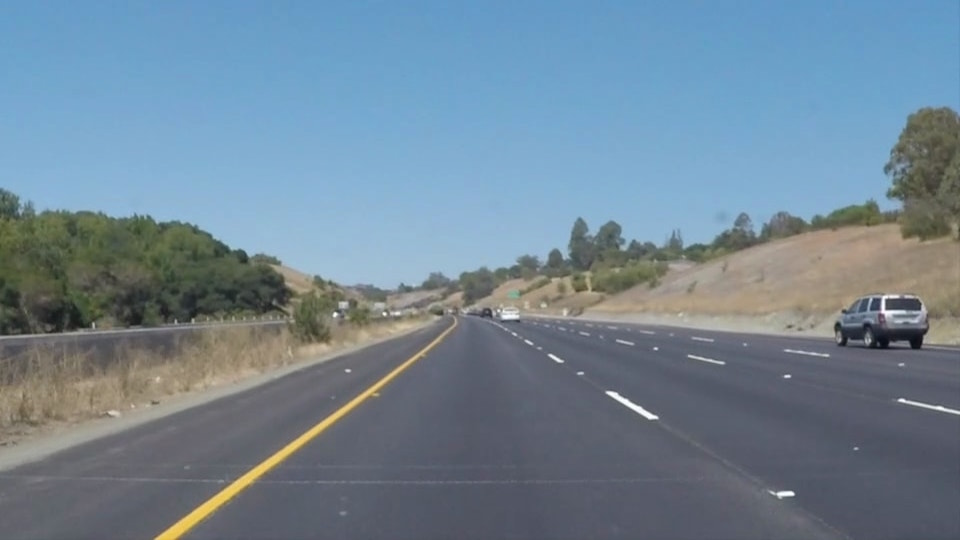
#> input picture Term1-Computer-Vision-Deep-Learning/P1-Lane-line-detection/test_images/solidYellowCurve.jpg, 960 x 540 px
$ jupyter execute --allow-errors Untitled.ipynb   (shell and % lines are left out)
#> lines starting #> are read from the running program, lines starting #| are printed output that depends on the picture; after the words box and inside, x2 and y2 are one past the last pixel; in counts of white or black regions, pixels touching at a corner belong together
[cell 1]
# Lane detection algorithm from scratch. should be a better way to debug and improve performance
import matplotlib.pyplot as plt
import matplotlib.image as mpimg
import numpy as np
import os
import cv2

[cell 2]
os.getcwd()

def region_of_interest(img, vertices):
    """
    Applies an image mask.

    Only keeps the region of the image defined by the polygon
    formed from `vertices`. The rest of the image is set to black.
    """
    #defining a blank mask to start with
    mask = np.zeros_like(img)

    #defining a 3 channel or 1 channel color to fill the mask with depending on the input image
    if len(img.shape) > 2:
        channel_count = img.shape[2]  # i.e. 3 or 4 depending on your image
        ignore_mask_color = (255,) * channel_count
    else:
        ignore_mask_color = 255

    #filling pixels inside the polygon defined by "vertices" with the fill color
    cv2.fillPoly(mask, vertices, ignore_mask_color)

    #returning the image only where mask pixels are nonzero
    masked_image = cv2.bitwise_and(img, mask)
    return masked_image
def hough_lines(img, rho, theta, threshold, min_line_len, max_line_gap):
    """
    `img` should be the output of a Canny transform.

    Returns an image with hough lines drawn.
    """
    lines = cv2.HoughLinesP(img, rho, theta, threshold, np.array([]), minLineLength=min_line_len, maxLineGap=max_line_gap)
    line_img = np.zeros((img.shape[0], img.shape[1], 3), dtype=np.uint8)
    draw_lines(line_img, lines)
    return line_img
def draw_lines(img, lines, color=[255, 0, 0], thickness=5):
    """
    NOTE: this is the function you might want to use as a starting point once you want to
    average/extrapolate the line segments you detect to map out the full
    extent of the lane (going from the result shown in raw-lines-example.mp4
    to that shown in P1_example.mp4).

    Think about things like separating line segments by their
    slope ((y2-y1)/(x2-x1)) to decide which segments are part of the left
    line vs. the right line.  Then, you can average the position of each of
    the lines and extrapolate to the top and bottom of the lane.

    This function draws `lines` with `color` and `thickness`.
    Lines are drawn on the image inplace (mutates the image).
    If you want to make the lines semi-transparent, think about combining
    this function with the weighted_img() function below
    """
    # first discern between the left and right lanes, divide the two
    # get the different lines and calculate out the coefficients ax + b =y
        # or use polyfit?
    # get an average line, redraw the lines?

    # For now, one of the working solutions is to just fit a line (deg = 1)
    # get points from when Y = image height, and to the point I indicate as a vertice
    # and draw a straight line between the two to "extrapolate" the line.
    left_lane_coord = [[],[]]
    right_lane_coord = [[],[]]
    # center_fov = image.shape[1]/2
    # Changing from a center point to slopes
    # TODO: fine tune parameters, for Hough,
    # TODO: detect outliers probably also using slope.
    # TODO:
    for line in lines:
        for x1,y1,x2,y2 in line:
            slope = ((y2-y1)/(x2-x1))
            if abs(slope) > 0.4:
                if slope < 0:
                    left_lane_coord[1].append(x1)
                    left_lane_coord[1].append(x2)
                    left_lane_coord[0].append(y1)
                    left_lane_coord[0].append(y2)
                else:
                    right_lane_coord[1].append(x1)
                    right_lane_coord[1].append(x2)
                    right_lane_coord[0].append(y1)
                    right_lane_coord[0].append(y2)
    # this is a stupid naive solution since its assuming all the lines will be straight lines..
    # there are bettere methods i can think of but for the time being this should provide a simple solution
    # potential solutions include comparing the accuracy of different fits with different degrees to determine the
    # most optimal polyfit.. etc. This will definitely not work for th
    left_lane = np.poly1d(np.polyfit(left_lane_coord[1],left_lane_coord[0],1))
    right_lane = np.poly1d(np.polyfit(right_lane_coord[1],right_lane_coord[0],1))
    min_left_x = (left_lane - image.shape[0]).r
    max_left_x = (left_lane - 340).r
    min_right_x = (right_lane - image.shape[0]).r
    max_right_x = (right_lane - 340).r
    # find the x value at y=350 for both lines which would be the x2,y2s,
    # and using x1 as 0, imshape[0], draw those 2 lines
    cv2.line(img, (min_left_x, int(left_lane(min_left_x)) ), (max_left_x, int(left_lane(max_left_x)) ), color, thickness)
    cv2.line(img, (max_right_x, int(right_lane(max_right_x)) ), (min_right_x, int(right_lane(min_right_x)) ), color, thickness)
def weighted_img(img, initial_img, α=0.8, β=1., λ=0.):
    """
    `img` is the output of the hough_lines(), An image with lines drawn on it.
    Should be a blank image (all black) with lines drawn on it.

    `initial_img` should be the image before any processing.

    The result image is computed as follows:

    initial_img * α + img * β + λ
    NOTE: initial_img and img must be the same shape!
    """
    return cv2.addWeighted(initial_img, α, img, β, λ)

[cell 3]
image = mpimg.imread('test_images/solidYellowCurve.jpg')
#> image is the input picture: shape (540, 960, 3); mean R, G, B 113, 133.4, 149
plt.imshow(image)

[cell 4]
#TODO: gray scale
gray = cv2.cvtColor(image, cv2.COLOR_RGB2GRAY)
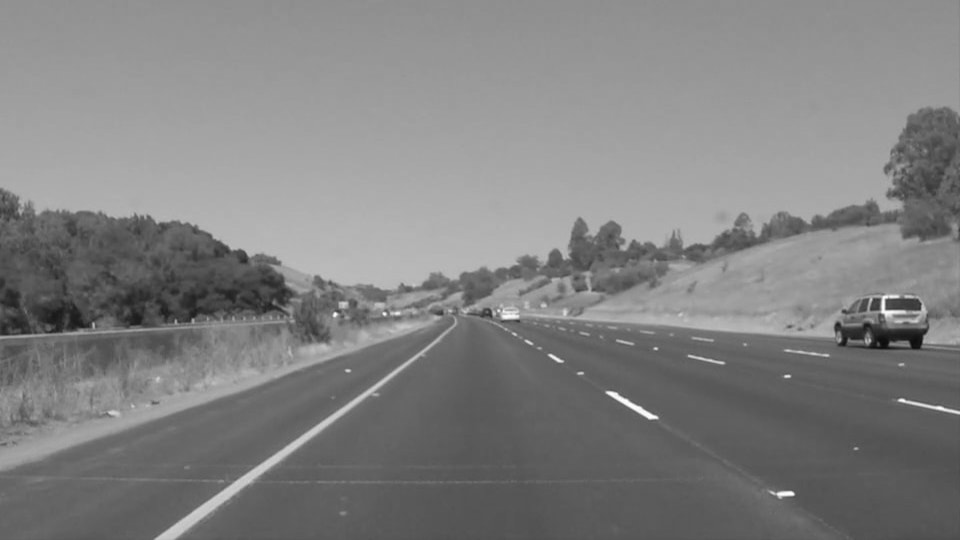
#> gray: shape (540, 960); min 11, max 254, mean 129.1
plt.imshow(gray)
print(gray[100][100])
#| 158
# # Display the image
# plt.imshow(color_select)

[cell 5]
height = image.shape[0]
#> height = 540
width = image.shape[1]
#> width = 960
# # Read in the image and print out some stats
# # Note: in the previous example we were reading a .jpg
# # Here we read a .png and convert to 0,255 bytescale
# image = (mpimg.imread('test.png')*255).astype('uint8')
# print('This image is: ',type(image),
#          'with dimensions:', image.shape)

# # Grab the x and y size and make a copy of the image
# ysize = image.shape[0]
# xsize = image.shape[1]
color_select = np.copy(gray)

# # Define color selection criteria

hsv_threshold =[180]

# # Do a boolean or with the "|" character to identify
# # pixels below the thresholds
thresholds = (gray[:,:] < hsv_threshold[0])
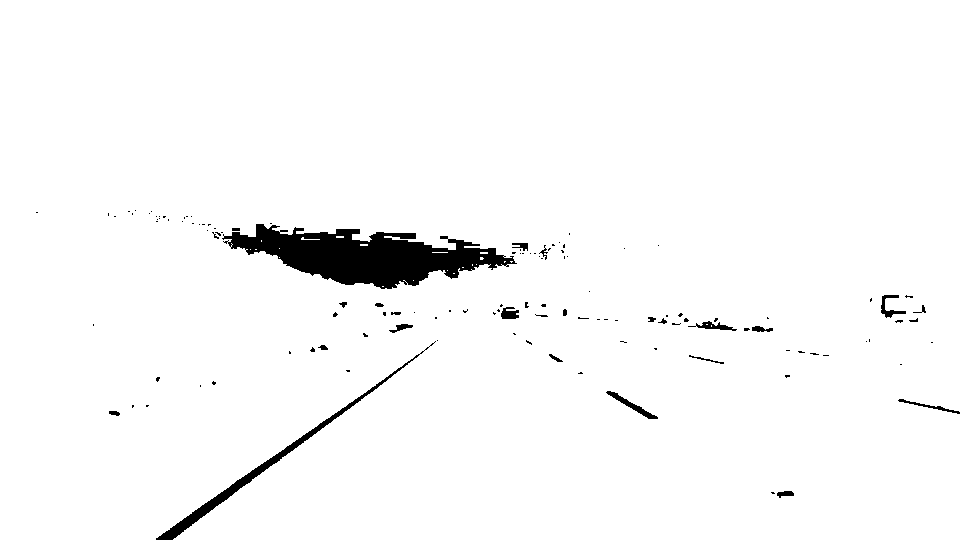
#> thresholds: shape (540, 960) bool; 97.3% white; 125 black regions (100 under 20 px), largest, box (x1, y1, x2, y2) and area: (222, 224, 517, 289) 9553, (156, 341, 436, 540) 1951, (606, 391, 658, 419) 284
color_select[thresholds] = [0]
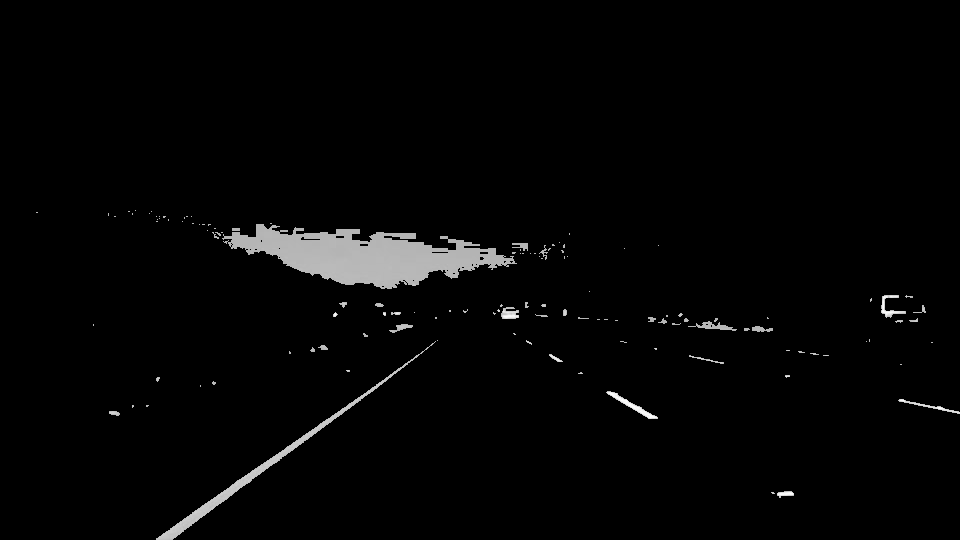
#> color_select: shape (540, 960); min 0, max 254, mean 5
plt.imshow(color_select)

[cell 6]
#TODO: compare white lines and yellow lines
sample = mpimg.imread('test_images/solidWhiteCurve.jpg')
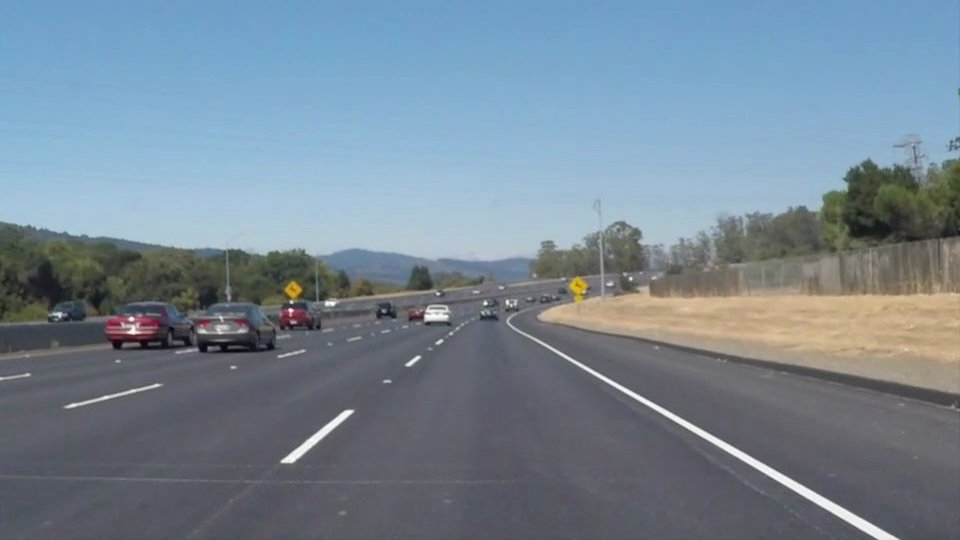
#> input picture Term1-Computer-Vision-Deep-Learning/P1-Lane-line-detection/test_images/solidWhiteCurve.jpg, 960 x 540 px
#> sample is the input picture: shape (540, 960, 3); mean R, G, B 118.5, 134.5, 148.1
sample_gray = cv2.cvtColor(sample, cv2.COLOR_RGB2GRAY)
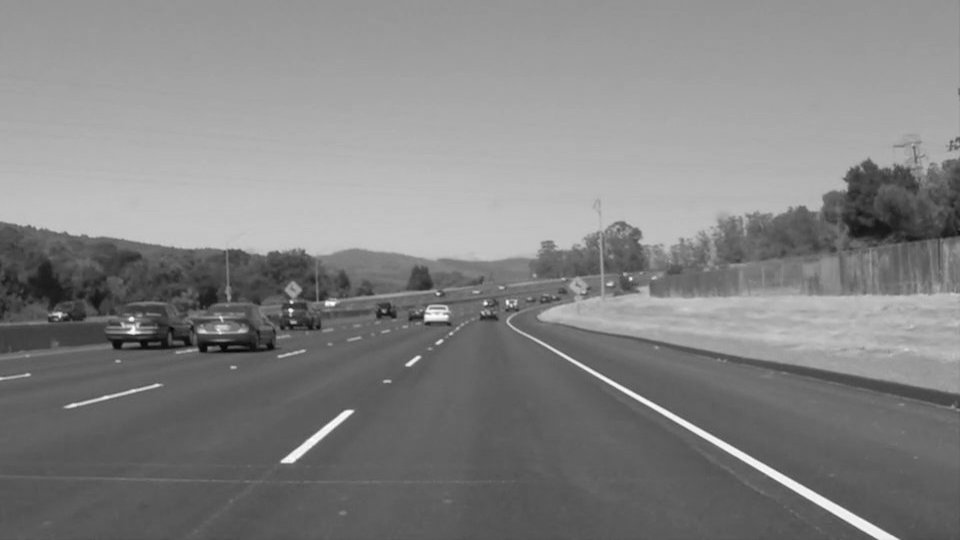
#> sample_gray: shape (540, 960); min 5, max 255, mean 131.2
sample_color_select = np.copy(sample_gray)
thresholds = (sample_gray[:,:] < hsv_threshold[0])
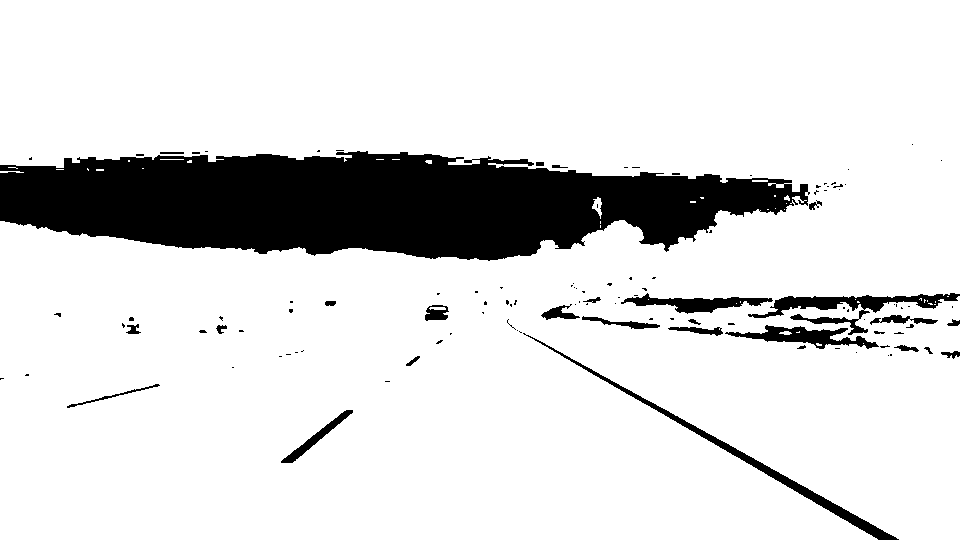
#> thresholds: shape (540, 960) bool; 86.1% white; 114 black regions (86 under 20 px), largest, box (x1, y1, x2, y2) and area: (0, 151, 810, 261) 60877, (523, 333, 899, 540) 2507, (748, 293, 960, 335) 2351
sample_color_select[thresholds] = [0]
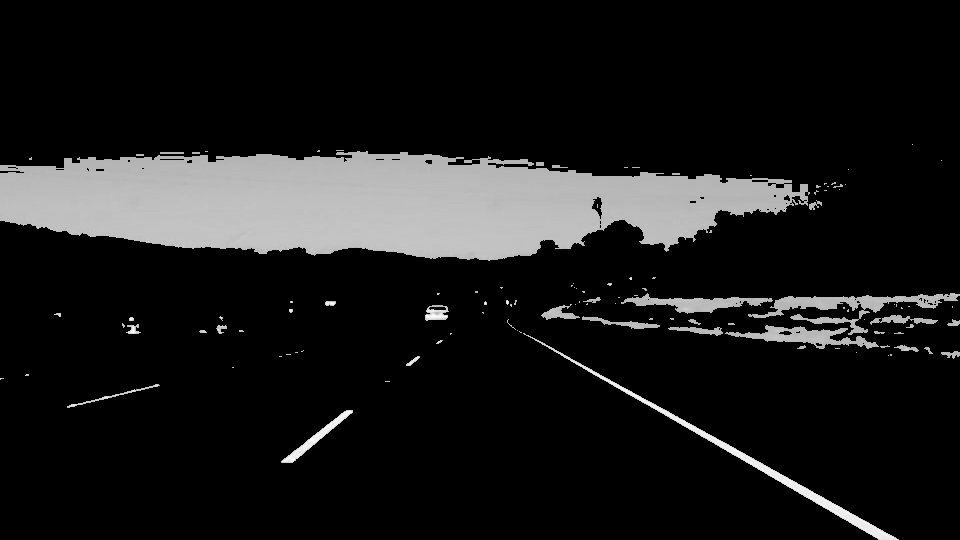
#> sample_color_select: shape (540, 960); min 0, max 255, mean 26.4
plt.imshow(sample_color_select)

#looks like this filters most things relatively well for both white and yellow lanes

[cell 7]
#TODO: gaussian blur
kernel_size = 5
color_select = cv2.GaussianBlur(color_select, (kernel_size, kernel_size), 0)
sample_color_select = cv2.GaussianBlur(sample_color_select, (kernel_size, kernel_size), 0)
plt.imshow(color_select)

[cell 8]
#TODO: canny
low_threshold = 50
high_threshold = 150
canny = cv2.Canny(color_select, low_threshold, high_threshold)
#> canny: shape (540, 960); 0.86% white in thin lines or dots, all inside (x1, y1, x2, y2) = (35, 210, 960, 540)
sample_canny = cv2.Canny(sample_color_select, low_threshold, high_threshold)
#> sample_canny: shape (540, 960); 1.6% white in thin lines or dots, all inside (x1, y1, x2, y2) = (0, 149, 960, 540)
plt.imshow(canny)

[cell 9]
vertices = np.array([[(50,height),(480, 320), (500, 320), (width-50, height)]], dtype=np.int32)

roi = region_of_interest(canny, vertices)
#> in region_of_interest, `cv2.fillPoly(mask, vertices, ignore_mask_color)`:
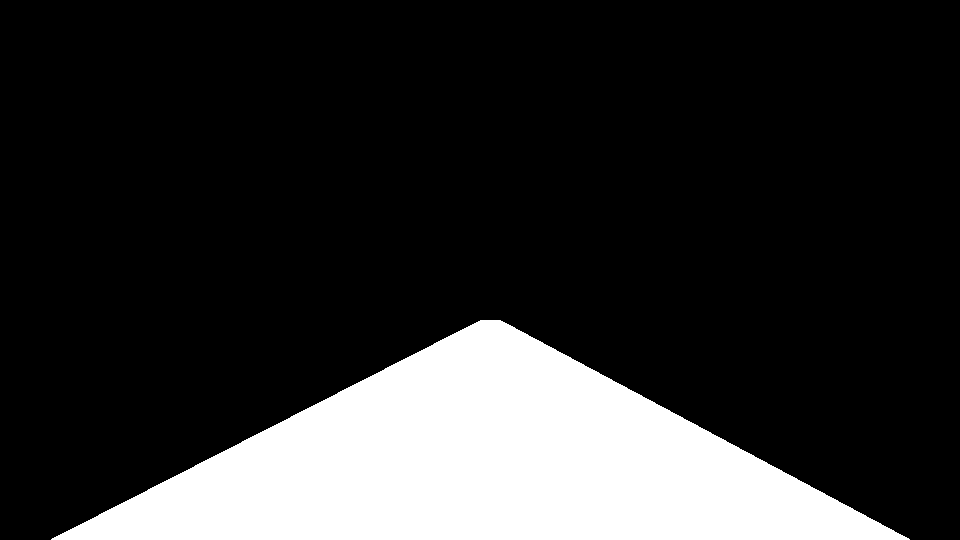
#> mask: shape (540, 960); 18.7% white; 1 white region, box (x1, y1, x2, y2) and area: (51, 320, 910, 540) 97000
#> in region_of_interest, `masked_image = cv2.bitwise_and(img, mask)`: masked_image: shape (540, 960); 0.23% white in thin lines or dots, all inside (x1, y1, x2, y2) = (156, 332, 794, 540)
sample_roi = region_of_interest(sample_canny, vertices)
#> in region_of_interest (call 2), `masked_image = cv2.bitwise_and(img, mask)`:
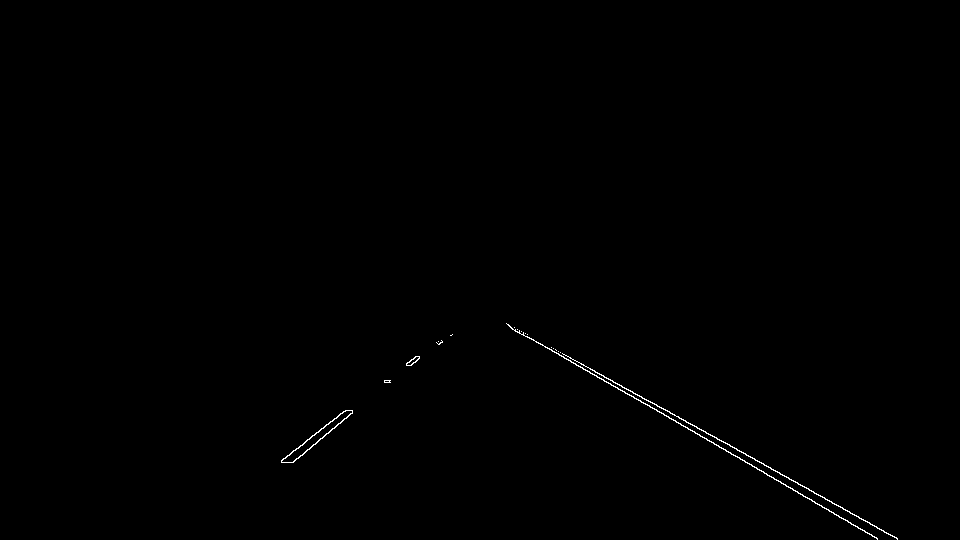
#> masked_image: shape (540, 960); 0.28% white in thin lines or dots, all inside (x1, y1, x2, y2) = (281, 323, 898, 540)
plt.imshow(roi)

[cell 10]
#TODO: Hough transform

rho = 1
theta = np.pi/180
threshold = 5
min_line_length = 10
max_line_gap = 5
line_image = np.copy(image)*0
#> line_image: shape (540, 960, 3); every value is 0

#> (the rest of this cell did not finish here and is left out)

#> in hough_lines, `lines = cv2.HoughLinesP(img, rho, theta, threshold, np.array([]), minL..`: lines = 27 rows, first 6: [157, 537, 334, 413], [613, 392, 657, 417], [280, 452, 358, 396], [286, 455, 438, 341], [607, 392, 649, 418], [363, 394, 425, 348]
#> the loop in draw_lines, `for line in lines:` made 27 passes
#> line on passes 1 to 12: [[157, 537, 334, 413]], [[613, 392, 657, 417]], [[280, 452, 358, 396]], [[286, 455, 438, 341]], [[607, 392, 649, 418]], [[363, 394, 425, 348]], [[173, 538, 232, 495]], [[211, 509, 264, 471]], [[339, 416, 432, 346]], [[606, 393, 647, 418]], [[327, 419, 361, 394]], [[549, 356, 559, 362]]
sample_hough = hough_lines(sample_roi, rho, theta, threshold, min_line_length, max_line_gap)
plt.imshow(sample_hough)
